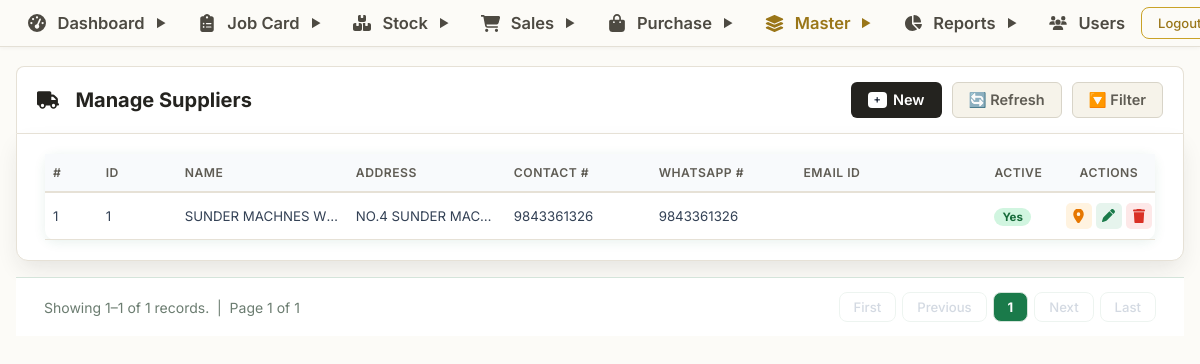
Before: /supplier/manage_supplier.php (signed in) with the older database file.
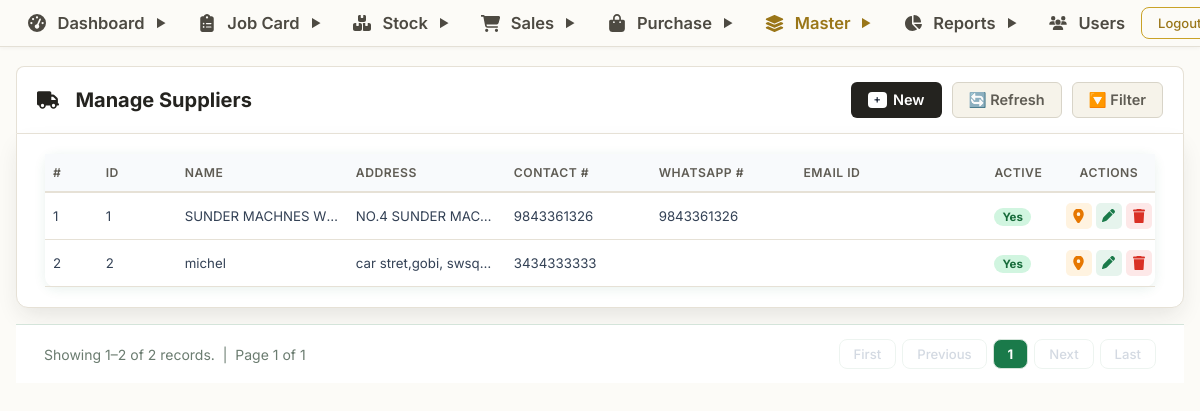
After: the same page with the newer database file.
### tables this page shows
CREATE TABLE `supplier` (
  `id` bigint NOT NULL AUTO_INCREMENT,
  `createdBy` varchar(255) DEFAULT NULL,
  `createdOn` datetime(6) DEFAULT NULL,
  `modifiedBy` varchar(255) DEFAULT NULL,
  `modifiedOn` datetime(6) DEFAULT NULL,
  `active` bit(1) NOT NULL,
  `emailId` varchar(255) DEFAULT NULL,
  `name` varchar(255) DEFAULT NULL,
  `phoneNo1` varchar(255) DEFAULT NULL,
  `phoneNo2` varchar(255) DEFAULT NULL,
  `whatsAppNo` varchar(255) DEFAULT NULL,
  `address` bigint DEFAULT NULL,
  PRIMARY KEY (`id`),
  UNIQUE KEY `UK_od83j1diqux7fbobjyjddllvh` (`address`),
  CONSTRAINT `FK15ewpkpum7cnphgckhbpyfjo0` FOREIGN KEY (`address`) REFERENCES `address` (`id`)
);

CREATE TABLE `address` (
  `id` bigint NOT NULL AUTO_INCREMENT,
  `createdBy` varchar(255) DEFAULT NULL,
  `createdOn` datetime(6) DEFAULT NULL,
  `modifiedBy` varchar(255) DEFAULT NULL,
  `modifiedOn` datetime(6) DEFAULT NULL,
  `city` varchar(255) DEFAULT NULL,
  `line1` varchar(255) DEFAULT NULL,
  `line2` varchar(255) DEFAULT NULL,
  `zipCode` varchar(255) DEFAULT NULL,
  PRIMARY KEY (`id`)
);

### supplier/manage_supplier.php (the view, shortened to what this page needs)
<?php
require_once("../config/db.php");
include("../includes/header.php");
$limit = 10;
$page = isset($_GET['page']) ? (int) $_GET['page'] : 1;
$offset = ($page - 1) * $limit;
$where = "WHERE 1=1";
$count_result = $conn->query("SELECT COUNT(*) as total FROM supplier s LEFT JOIN address a ON s.address = a.id $where");
$total_records = (int) $count_result->fetch_assoc()['total'];
$total_pages = $total_records > 0 ? ceil($total_records / $limit) : 1;
$sql = "SELECT s.id, s.name, s.phoneNo1, s.phoneNo2, s.whatsAppNo, s.emailId,
               s.active, a.line1, a.line2, a.city, a.zipCode, a.id as address_id
        FROM supplier s
        LEFT JOIN address a ON s.address = a.id
        $where ORDER BY s.id ASC LIMIT $limit OFFSET $offset";
$result = $conn->query($sql);
$suppliers = [];
while ($row = $result->fetch_assoc()) {
  $suppliers[] = $row;
}
$row_start = $total_records > 0 ? $offset + 1 : 0;
$row_end = min($offset + $limit, $total_records);
?>
<!DOCTYPE html>
<html lang="en">
<head>
  <link rel="stylesheet" href="../includes/local_icons.css?v=1.0">
</head>
<body>
  <div class="erp-container">
    <div class="erp-header-bar">
      <div class="erp-header-title"><i class="fa fa-truck" style="margin-right:8px"></i>Manage Suppliers</div>
      <div class="erp-header-actions">
        <button type="button" class="btn-erp btn-erp-new" onclick="openNewSupplier()">
          <span style="background: #ffffff; color: #1e293b; padding: 1px 6px; border-radius: 4px; font-size: 11px;">+</span> New
        </button>
        <button type="button" class="btn-erp btn-erp-secondary" onclick="location.reload()">🔄 Refresh</button>
        <button type="button" class="btn-erp btn-erp-secondary" onclick="toggleFilter()">🔽 Filter</button>
      </div>
    </div>
  <div class="table-wrap">
    <table>
      <thead>
        <tr>
          <th>#</th>
          <th>ID</th>
          <th>Name</th>
          <th>Address</th>
          <th>Contact #</th>
          <th>WhatsApp #</th>
          <th>Email ID</th>
          <th>Active</th>
          <th style="text-align:center">Actions</th>
        </tr>
      </thead>
      <tbody>
        <?php if (empty($suppliers)): ?>
          <tr>
            <td colspan="9" style="text-align:center;padding:30px;color:var(--muted)">
              <i class="fa fa-inbox" style="font-size:1.5rem;margin-bottom:6px;display:block"></i>No suppliers found.
            </td>
          </tr>
        <?php else: ?>
          <?php $i = $offset + 1;
          foreach ($suppliers as $s): ?>
            <tr>
              <td><?= $i++ ?></td>
              <td><?= htmlspecialchars($s['id']) ?></td>
              <td><?= htmlspecialchars($s['name']) ?></td>
              <td><?php $ap = array_filter([$s['line1'] ?? '', $s['city'] ?? '']);
              echo htmlspecialchars(implode(', ', $ap)); ?>
              </td>
              <td><?= htmlspecialchars($s['phoneNo1'] ?? '') ?></td>
              <td><?= htmlspecialchars($s['whatsAppNo'] ?? '') ?></td>
              <td><?= htmlspecialchars($s['emailId'] ?? '') ?></td>
              <td><span class="<?= $s['active'] ? 'badge-active' : 'badge-inactive' ?>"><?= $s['active'] ? 'Yes' : 'No' ?></span>
              </td>
              <td>
                <div class="action-cell">
                  <button class="icon-btn address" title="Address"
                    onclick='showAddress(<?= htmlspecialchars(json_encode($s), ENT_QUOTES) ?>)'><i
                      class="fa fa-location-dot"></i></button>
                  <button class="icon-btn edit" title="Edit"
                    onclick='openEdit(<?= htmlspecialchars(json_encode($s), ENT_QUOTES) ?>)'><i
                      class="fa fa-pen"></i></button>
                  <button class="icon-btn delete" title="Delete" onclick='confirmDelete(<?= $s['id'] ?>)'><i
                      class="fa fa-trash"></i></button>
                </div>
              </td>
            </tr>
          <?php endforeach; ?>
        <?php endif; ?>
      </tbody>
    </table>
  </div>
  <div class="pagination-bar">
    <span>Showing <?= $row_start ?>–<?= $row_end ?> of <?= $total_records ?> records. &nbsp;|&nbsp; Page <?= $page ?> of <?= $total_pages ?></span>
    <div class="pag-btns">
      <?php $qp = $_GET;
      unset($qp['page']);
      $qs = http_build_query($qp);
      $qsp = $qs ? "?$qs&" : '?'; ?>
      <button class="pag-btn" <?= $page <= 1 ? 'disabled' : '' ?> onclick="location.href='<?= $qsp ?>page=1'">First</button>
      <button class="pag-btn" <?= $page <= 1 ? 'disabled' : '' ?> onclick="location.href='<?= $qsp ?>page=<?= $page - 1 ?>'">Previous</button>
      <span class="pag-btn active" style="background:var(--green); color:#fff; font-weight:bold;"><?= $page ?></span>
      <button class="pag-btn" <?= $page >= $total_pages ? 'disabled' : '' ?> onclick="location.href='<?= $qsp ?>page=<?= $page + 1 ?>'">Next</button>
      <button class="pag-btn" <?= $page >= $total_pages ? 'disabled' : '' ?> onclick="location.href='<?= $qsp ?>page=<?= $total_pages ?>'">Last</button>
    </div>
  </div>
  </div>
</body>
</html>
<?php include("../includes/footer.php"); ?>

Changed rows visible on the page:
added supplier: id "2", name "michel", address.city "car stret,gobi, swsq…", phoneNo1 "3434333333", active "Yes"
Other visible differences:
$row_end: "1" → "2"
$total_records: "1" → "2"
